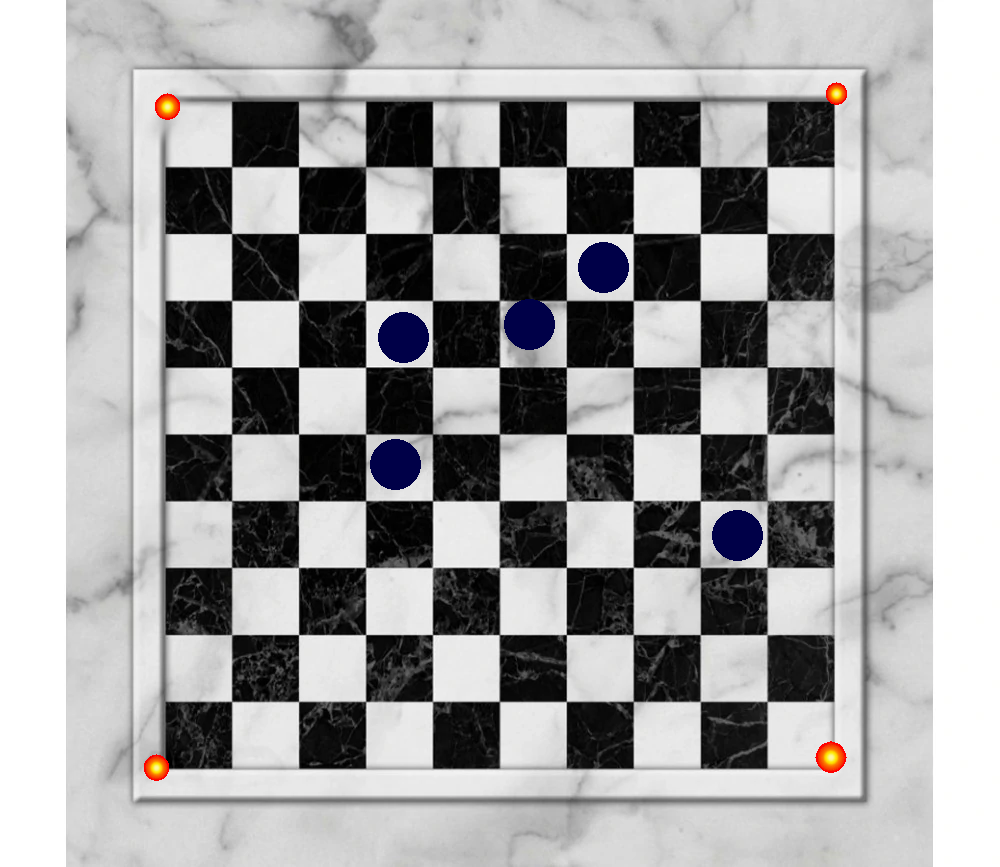
#> input picture data/damier.png, 1000 x 867 px, found by its file name
$ python pipeline_complete7.py
#> lines starting #> are read from the running program, lines starting #| are printed output that depends on the picture; after the words box and inside, x2 and y2 are one past the last pixel; in counts of white or black regions, pixels touching at a corner belong together; long printed decimals are rounded
#!/usr/bin/env python3
import cv2
import numpy as np
import os
import time

#############################
# Fonctions du Pipeline     #
#############################

def preprocess_image(image, blur_kernel=(5,5)):
    """Applique un flou gaussien sur l'image en BGR et retourne l'image floutée."""
    image_blurred = cv2.GaussianBlur(image, blur_kernel, 0)
    return image_blurred

def detect_red_crosses(image):
    """Détecte les zones rouges (repères) dans l'image prétraitée et renvoie les centres."""
    imageHSV = cv2.cvtColor(image, cv2.COLOR_BGR2HSV)
    lowerRed1 = np.array([0, 100, 100])
    upperRed1 = np.array([10, 255, 255])
    lowerRed2 = np.array([160, 100, 100])
    upperRed2 = np.array([180, 255, 255])
    mask1 = cv2.inRange(imageHSV, lowerRed1, upperRed1)
    mask2 = cv2.inRange(imageHSV, lowerRed2, upperRed2)
    maskRed = cv2.bitwise_or(mask1, mask2)
    contours, _ = cv2.findContours(maskRed, cv2.RETR_EXTERNAL, cv2.CHAIN_APPROX_SIMPLE)
    points = []
    for cnt in contours:
        area = cv2.contourArea(cnt)
        if area < 50:
            continue
        M = cv2.moments(cnt)
        if M["m00"] != 0:
            cx = int(M["m10"] / M["m00"])
            cy = int(M["m01"] / M["m00"])
            points.append((cx, cy))
    return points, maskRed

def order_points(points):
    """Ordonne 4 points dans l'ordre : supérieur gauche, supérieur droit, inférieur droit, inférieur gauche."""
    pts = np.array(points, dtype="float32")
    s = pts.sum(axis=1)
    diff = np.diff(pts, axis=1)
    ordered = np.zeros((4,2), dtype="float32")
    ordered[0] = pts[np.argmin(s)]
    ordered[2] = pts[np.argmax(s)]
    ordered[1] = pts[np.argmin(diff)]
    ordered[3] = pts[np.argmax(diff)]
    return ordered

def compute_homography(pixelPoints, realWorldPoints):
    """Calcule la matrice d'homographie H reliant pixelPoints aux coordonnées réelles (pour un plateau 550x550)."""
    pixelPoints = np.array(pixelPoints, dtype="float32")
    realWorldPoints = np.array(realWorldPoints, dtype="float32")
    H, _ = cv2.findHomography(pixelPoints, realWorldPoints)
    return H

def pixel_to_real(H, point):
    """Convertit un point (u,v) en coordonnées réelles à l'aide de H."""
    pt = np.array([[point[0]], [point[1]], [1]], dtype="float32")
    real_pt = np.dot(H, pt)
    real_pt /= real_pt[2]
    return (real_pt[0][0], real_pt[1][0])

def detect_blue_pieces(image, board_origin, square_size=55):
    """
    Détecte les pions bleus dans l'image originale.
    Si l'image est très grande, elle est redimensionnée pour accélérer le traitement.
    Les coordonnées sont ramenées à l'échelle d'origine.
    Renvoie une liste de tuples ((cx, cy), "") pour chaque pièce et le masque bleu.
    """
    scale_factor = 1.0
    if image.shape[1] > 1000:
        scale_factor = 0.5
        image_small = cv2.resize(image, None, fx=scale_factor, fy=scale_factor)
    else:
        image_small = image.copy()
    hsv = cv2.cvtColor(image_small, cv2.COLOR_BGR2HSV)
    lower_blue = np.array([100, 100, 50])
    upper_blue = np.array([140, 255, 255])
    mask_blue = cv2.inRange(hsv, lower_blue, upper_blue)
    kernel = np.ones((3,3), np.uint8)
    mask_blue = cv2.morphologyEx(mask_blue, cv2.MORPH_OPEN, kernel)
    mask_blue = cv2.morphologyEx(mask_blue, cv2.MORPH_CLOSE, kernel)
    contours, _ = cv2.findContours(mask_blue, cv2.RETR_EXTERNAL, cv2.CHAIN_APPROX_SIMPLE)
    pieces_small = []
    for cnt in contours:
        area = cv2.contourArea(cnt)
        if area < 50:
            continue
        perimeter = cv2.arcLength(cnt, True)
        if perimeter == 0:
            continue
        circularity = 4 * np.pi * area / (perimeter * perimeter)
        if circularity < 0.7:
            continue
        M = cv2.moments(cnt)
        if M["m00"] == 0:
            continue
        cx = int(M["m10"] / M["m00"])
        cy = int(M["m01"] / M["m00"])
        pieces_small.append(((cx, cy), ""))
    pieces = []
    if scale_factor != 1.0:
        for (cx, cy), _ in pieces_small:
            pieces.append(((int(cx/scale_factor), int(cy/scale_factor)), ""))
        mask_blue = cv2.resize(mask_blue, (image.shape[1], image.shape[0]))
    else:
        pieces = pieces_small
    return pieces, mask_blue

def assign_pieces_to_grid(pieces, board_origin, square_size=55, tolerance=30):
    """
    Parcourt chaque case du plateau (10x10) et, pour chaque case,
    compare le centre attendu (board_origin + (col * square_size + square_size/2, row * square_size + square_size/2))
    aux centres détectés dans 'pieces'. Si la distance est inférieure à 'tolerance',
    la case est marquée par son nom avec la mention d'une pièce (ex: "BA1").
    Renvoie un dictionnaire {case: valeur} pour toutes les cases.
    """
    grid_results = {}
    for i in range(10):   # lignes A à J
        for j in range(10):  # colonnes 1 à 10
            square_name = chr(ord('A') + i) + str(j+1)
            expected_center = (board_origin[0] + j*square_size + square_size/2,
                               board_origin[1] + i*square_size + square_size/2)
            # Par défaut, sans pièce
            grid_results[square_name] = None
            for (cx, cy), _ in pieces:
                dx = cx - expected_center[0]
                dy = cy - expected_center[1]
                if np.sqrt(dx*dx + dy*dy) <= tolerance:
                    grid_results[square_name] = square_name
                    break
    return grid_results

# [9 lines left out: function save_detected_cells, not called in this run]

def create_mosaic(images, labels=None, cols=2):
    """
    Regroupe plusieurs images dans une seule fenêtre (mosaïque).
    """
    if not images:
        return None
    h, w = images[0].shape[:2]
    resized = [cv2.resize(img, (w, h)) for img in images]
    if labels is not None:
        for i, label in enumerate(labels):
            cv2.putText(resized[i], label, (10, 30), cv2.FONT_HERSHEY_SIMPLEX, 1, (0,0,255), 2)
    rows = (len(resized) + cols - 1) // cols
    mosaic_rows = []
    for r in range(rows):
        row_imgs = []
        for c in range(cols):
            idx = r * cols + c
            if idx < len(resized):
                row_imgs.append(resized[idx])
            else:
                row_imgs.append(np.zeros_like(resized[0]))
        mosaic_rows.append(cv2.hconcat(row_imgs))
    mosaic = cv2.vconcat(mosaic_rows)
    return mosaic

def draw_grid_labels(image, board_origin, square_size=55):
    """
    Dessine les labels de chaque case (A1 à J10) sur l'image, positionnés au centre attendu de la case.
    """
    for i in range(10):
        for j in range(10):
            square_name = chr(ord('A') + i) + str(j+1)
            expected_center = (int(board_origin[0] + j*square_size + square_size/2),
                               int(board_origin[1] + i*square_size + square_size/2))
            cv2.putText(image, square_name, (expected_center[0]-15, expected_center[1]+5),
                        cv2.FONT_HERSHEY_SIMPLEX, 0.7, (0,0,255), 2)
    return image

#############################
#  Pipeline Main            #
#############################

def main():
    t0 = time.time()
    # Chemin de l'image source
    imgPath = "/home/zakaria/Workspace/ChessProject/data/damier.png"
    if not os.path.isfile(imgPath):
        print("Erreur : fichier inexistant à", imgPath)
        return
    image_orig = cv2.imread(imgPath)
#> image_orig is the input picture: shape (867, 1000, 3); mean B, G, R 164.2, 163.7, 164
    if image_orig is None:
        print("Erreur lors du chargement de l'image.")
        return
    print("Dimensions image originale :", image_orig.shape)
#| Dimensions image originale : (867, 1000, 3)

    # Étape 1 : Prétraitement (floutage)
    image_preproc = preprocess_image(image_orig, blur_kernel=(5,5))

    # Étape 2 : Détection des repères (croix rouges)
    points, maskRed = detect_red_crosses(image_preproc)
#> in detect_red_crosses, `mask1 = cv2.inRange(imageHSV, lowerRed1, upperRed1)`:
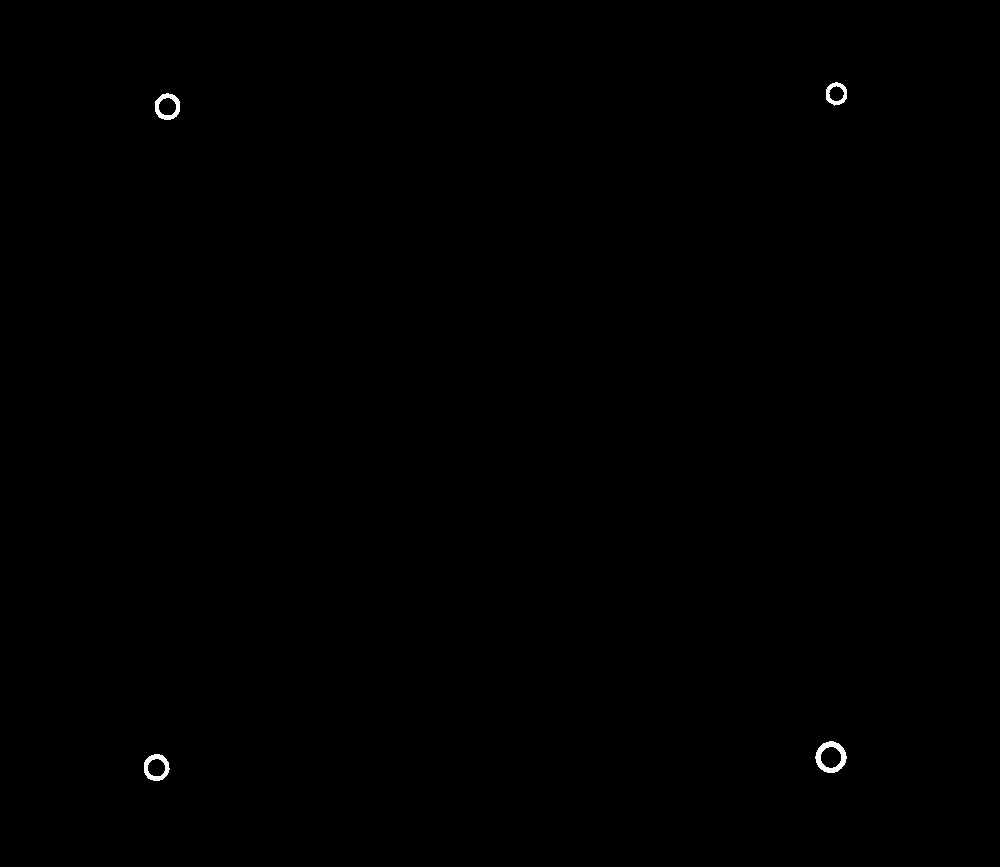
#> mask1: shape (867, 1000); 0.15% white; 4 white regions
#> in detect_red_crosses, `contours, _ = cv2.findContours(maskRed, cv2.RETR_EXTERNAL, cv2.CHAIN_A..`: contours = 4 contours; box (x1, y1, x2, y2) and area: (815, 741, 847, 773) 724, (144, 754, 170, 781) 514, (155, 93, 180, 120) 506, (826, 82, 847, 106) 362
#> the loop in detect_red_crosses, `for cnt in contours:` made 4 passes
#> (area, cx, cy) on passes 1 to 4: (514.5, 156, 767), (724, 830, 756), (505.5, 167, 106), (362, 835, 93)
#> after the loop in detect_red_crosses, `for cnt in contours:`: points = [(156, 767), (830, 756), (167, 106), (835, 93)]
#> points = [(156, 767), (830, 756), (167, 106), (835, 93)]
    print("Points rouges détectés :", points)
#| Points rouges détectés : [(156, 767), (830, 756), (167, 106), (835, 93)]
    if len(points) >= 4:
        ordered_pts = order_points(points[:4])
#> ordered_pts = [[167, 106], [835, 93], [830, 756], [156, 767]]
        print("Points rouges ordonnés :", ordered_pts)
#| Points rouges ordonnés : [[167. 106.]
#|  [835.  93.]
#|  [830. 756.]
#|  [156. 767.]]
        for pt in ordered_pts:
            cv2.circle(image_preproc, (int(pt[0]), int(pt[1])), 5, (0, 255, 0), -1)
#> this loop made 4 passes
#> image_preproc: shape (867, 1000, 3); mean B, G, R 164.2, 163.7, 164
    else:
        print("Moins de 4 points rouges détectés. Homographie impossible.")
        ordered_pts = None

    mosaic1 = create_mosaic([image_orig, image_preproc, cv2.cvtColor(maskRed, cv2.COLOR_GRAY2BGR)],
                              labels=["Originale", "Prétraitée", "Masque Rouge"], cols=3)
#> in create_mosaic, `resized = [cv2.resize(img, (w, h)) for img in images]`: resized = 3 items
#> in create_mosaic, `rows = (len(resized) + cols - 1) // cols`: rows = 1
#> after the loop in create_mosaic, `for r in range(rows):`: mosaic_rows = 1 item
    cv2.namedWindow("Mosaïque - Repères", cv2.WINDOW_NORMAL)
    cv2.imshow("Mosaïque - Repères", mosaic1)
    cv2.waitKey(0)
    cv2.destroyAllWindows()

    # Étape 3 : Calcul de l'homographie (pour information)
    real_world_points = [(0, 0), (550, 0), (550, 550), (0, 550)]
    if ordered_pts is not None:
        H = compute_homography(ordered_pts, real_world_points)
#> in compute_homography, `pixelPoints = np.array(pixelPoints, dtype="float32")`: pixelPoints = [[167, 106], [835, 93], [830, 756], [156, 767]]
#> in compute_homography, `realWorldPoints = np.array(realWorldPoints, dtype="float32")`: realWorldPoints = [[0, 0], [550, 0], [550, 550], [0, 550]]
#> in compute_homography, `H, _ = cv2.findHomography(pixelPoints, realWorldPoints)`: H = [[0.828, 0.0138, -139.8], [0.0164, 0.842, -91.96], [5.03e-06, 1.37e-05, 1]]
        print("Matrice d'homographie H :", H)
#| Matrice d'homographie H : [[ 8.28132303e-01  1.37813243e-02 -1.39758915e+02]
#|  [ 1.63816921e-02  8.41766948e-01 -9.19630390e+01]
#|  [ 5.03088588e-06  1.37397269e-05  1.00000000e+00]]
        test_point = (250, 250)
        coord_real = pixel_to_real(H, test_point)
#> in pixel_to_real, `pt = np.array([[point[0]], [point[1]], [1]], dtype="float32")`: pt = [250, 250, 1]
#> in pixel_to_real, `real_pt = np.dot(H, pt)`: real_pt = [70.72, 122.6, 1]
#> in pixel_to_real, `real_pt /= real_pt[2]`: real_pt = [70.39, 122, 1]
#> coord_real = (70.39, 122)
        print("Le point", test_point, "correspond aux coordonnées réelles :", coord_real)
#| Le point (250, 250) correspond aux coordonnées réelles : (70.389, 122.002)
    else:
        print("Homographie non calculable.")
        H = None

    # Étape 4 : Détermination de board_origin
    # Nous définissons board_origin comme le coin supérieur gauche interne du plateau
    # = ordered_pts[0] + (55, 55). Ceci correspond au coin de la case A1.
    if ordered_pts is not None:
        board_origin = (int(ordered_pts[0][0] + 55), int(ordered_pts[0][1] + 55))
#> board_origin = (222, 161)
        print("Board origin :", board_origin)
#| Board origin : (222, 161)
    else:
        board_origin = (0,0)
        print("Board origin non défini, utilisation de (0,0)")

    # Étape 5 : Détection des pions bleus (optimisée)
    pieces, mask_blue = detect_blue_pieces(image_orig, board_origin, square_size=55)
#> in detect_blue_pieces, `lower_blue = np.array([100, 100, 50])`: lower_blue = [100, 100, 50]
#> in detect_blue_pieces, `upper_blue = np.array([140, 255, 255])`: upper_blue = [140, 255, 255]
#> in detect_blue_pieces, `kernel = np.ones((3,3), np.uint8)`: kernel = [[1, 1, 1], [1, 1, 1], [1, 1, 1]]
#> in detect_blue_pieces, `contours, _ = cv2.findContours(mask_blue, cv2.RETR_EXTERNAL, cv2.CHAIN..`: contours = 5 contours; box (x1, y1, x2, y2) and area: (712, 510, 763, 561) 1954, (370, 439, 421, 490) 1954, (378, 312, 429, 363) 1954, (504, 299, 555, 350) 1954, (578, 242, 629, 293) 1954
#> the loop in detect_blue_pieces, `for cnt in contours:` made 5 passes
#> (cx, cy) on passes 1 to 5: (737, 535), (395, 464), (403, 337), (529, 324), (603, 267)
#> after the loop in detect_blue_pieces, `for cnt in contours:`: pieces_small = [((737, 535), ''), ((395, 464), ''), ((403, 337), ''), ((529, 324), ''), ((603, 267), '')]
#> in detect_blue_pieces, `pieces = pieces_small`: pieces has the same summary as pieces_small
#> pieces has the same summary as pieces_small in detect_blue_pieces
    print("Pions bleus détectés (centres) :", [p[0] for p in pieces])
#| Pions bleus détectés (centres) : [(737, 535), (395, 464), (403, 337), (529, 324), (603, 267)]
    image_detection = image_orig.copy()
    for center, _ in pieces:
        cv2.circle(image_detection, center, 5, (0, 255, 0), 2)
#> this loop made 5 passes
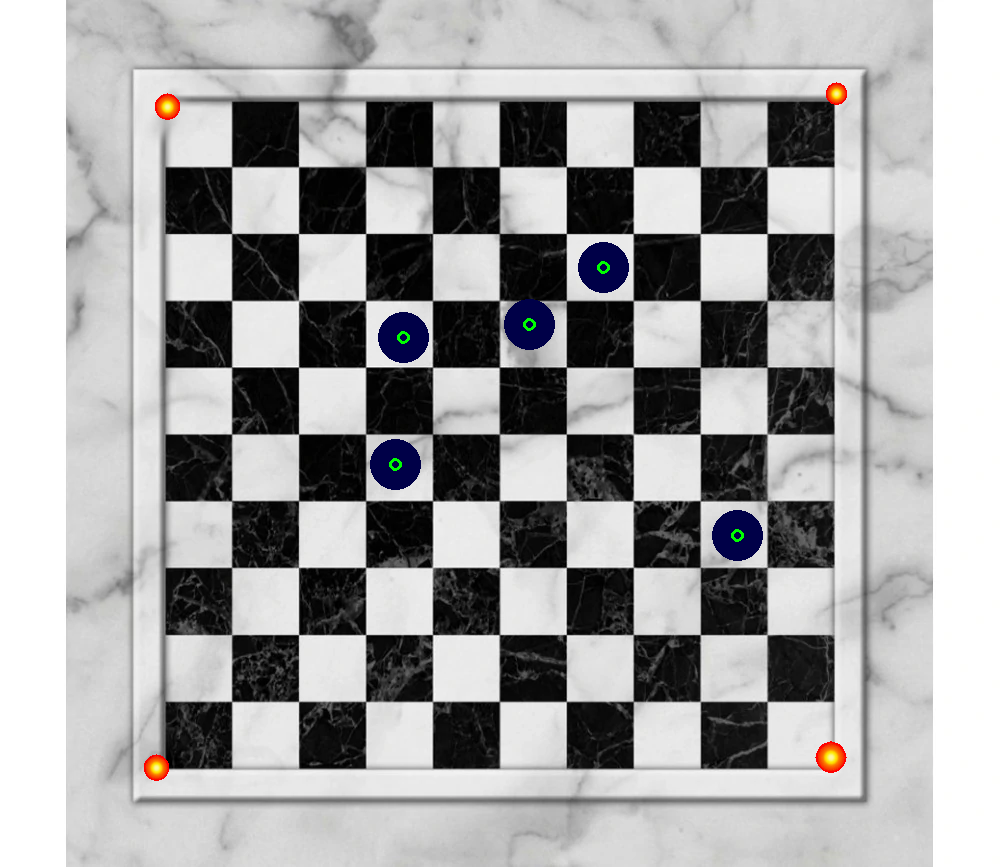
#> image_detection: shape (867, 1000, 3); 0.05% of pixels changed, all inside (x1, y1, x2, y2) = (389, 261, 744, 542)
    mosaic2 = create_mosaic([image_detection, cv2.cvtColor(mask_blue, cv2.COLOR_GRAY2BGR)],
                              labels=["Détections", "Masque Bleu"], cols=2)
#> call 2 of create_mosaic, with cols = 2
#> in create_mosaic (call 2), `resized = [cv2.resize(img, (w, h)) for img in images]`: resized = 2 items
#> in create_mosaic (call 2), `mosaic = cv2.vconcat(mosaic_rows)`:
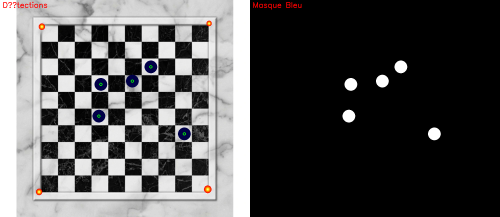
#> mosaic: shape (867, 2000, 3) (shown at 1/4 size); mean of channels 0, 1, 2 83.4, 83.2, 83.8; drawn as B, G, R
    cv2.namedWindow("Mosaïque - Pions Bleus", cv2.WINDOW_NORMAL)
    cv2.imshow("Mosaïque - Pions Bleus", mosaic2)
    cv2.waitKey(0)
    cv2.destroyAllWindows()

    # Étape 6 : Affectation des pions aux cases (seulement les cases où un pion est proche du centre)
    grid_results = assign_pieces_to_grid(pieces, board_origin, square_size=55, tolerance=30)
#> after the loop in assign_pieces_to_grid, `for i in range(10):`: grid_results = 100 items
#> grid_results = 100 items
    print("Résultats assignés :", grid_results)
#> (printed output is left out)

    # On peut dessiner les labels sur l'image pour vérification
    image_labeled = image_orig.copy()
    image_labeled = draw_grid_labels(image_labeled, board_origin, square_size=55)
    # Marquer les cases contenant un pion
    for square, result in grid_results.items():
        if result is not None:
            row = ord(square[0]) - ord('A')
            col = int(square[1:]) - 1
            expected_center = (int(board_origin[0] + col*55 + 55/2),
                               int(board_origin[1] + row*55 + 55/2))
            cv2.putText(image_labeled, "B", (expected_center[0]-20, expected_center[1]+20),
                        cv2.FONT_HERSHEY_SIMPLEX, 0.8, (0,255,0), 2)
#> this loop made 100 passes
#> (square, result, row, col, expected_center) on passes 26, 34, 36, 54: ('C6', 'C6', 2, 5, (524, 298)), ('D4', 'D4', 3, 3, (414, 353)), ('D6', 'D6', 3, 5, (524, 353)), ('F4', 'F4', 5, 3, (414, 463))
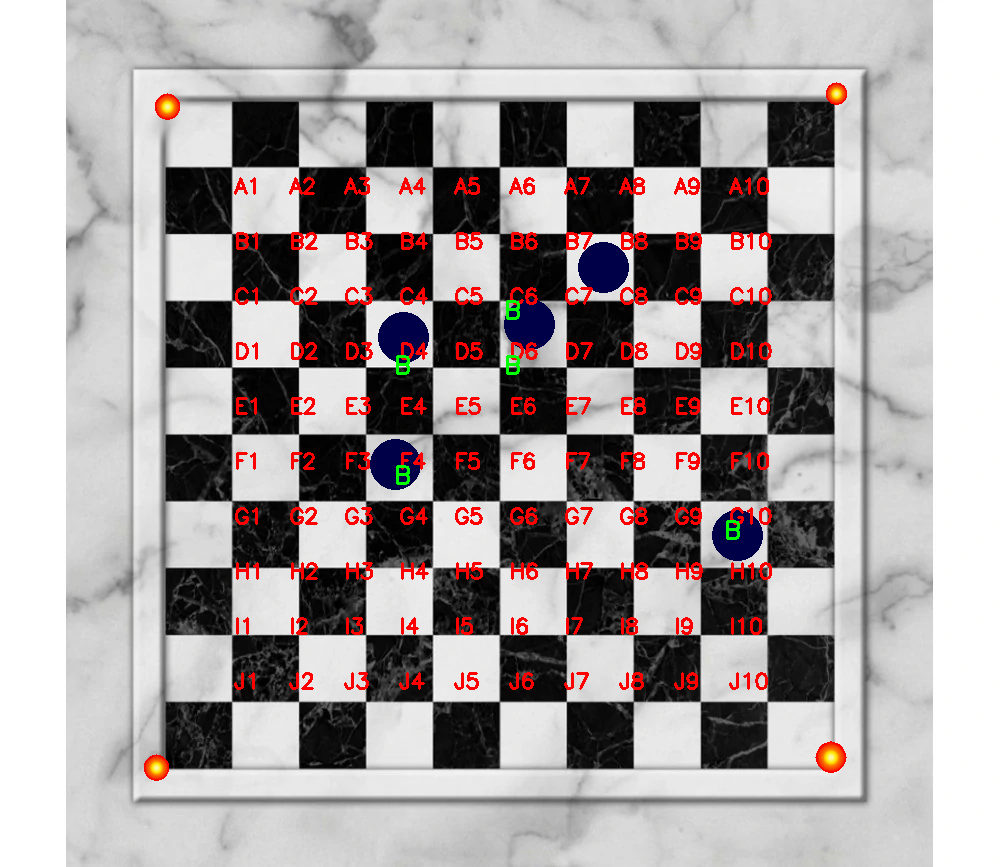
#> image_labeled: shape (867, 1000, 3); mean B, G, R 161.2, 160.9, 167.7
    cv2.namedWindow("Plateau Noté", cv2.WINDOW_NORMAL)
    cv2.imshow("Plateau Noté", image_labeled)
    cv2.waitKey(0)
    cv2.destroyAllWindows()

    # Étape 7 : Sauvegarde dans un fichier texte uniquement les cases contenant des pions
    output_txt = "/home/zakaria/Workspace/ChessProject/data/detection_results.txt"
    # On ne garde que les cases où grid_results[square] n'est pas None
    cells_with_pieces = [square for square, val in grid_results.items() if val is not None]
#> cells_with_pieces = ['C6', 'D4', 'D6', 'F4', 'G10']
    with open(output_txt, 'w') as f:
        f.write(",".join(cells_with_pieces))
    print("Résultats sauvegardés dans :", output_txt)

    mosaic_final = create_mosaic([mosaic1, mosaic2],
                                 labels=["Repères", "Pions Bleus"], cols=1)
#> call 3 of create_mosaic, with cols = 1
#> in create_mosaic (call 3), `rows = (len(resized) + cols - 1) // cols`: rows = 2
#> after the loop in create_mosaic (call 3), `for r in range(rows):`: mosaic_rows = 2 items
#> in create_mosaic (call 3), `mosaic = cv2.vconcat(mosaic_rows)`:
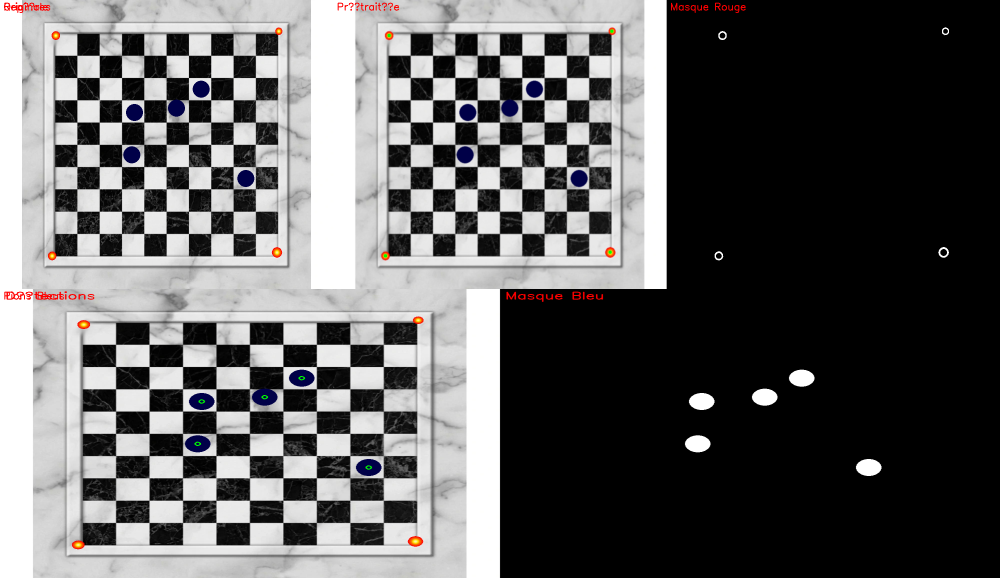
#> mosaic: shape (1734, 3000, 3) (shown at 1/3 size); mean of channels 0, 1, 2 96.4, 96.1, 96.7; drawn as B, G, R
    cv2.namedWindow("Mosaïque Finale", cv2.WINDOW_NORMAL)
    cv2.imshow("Mosaïque Finale", mosaic_final)
    cv2.waitKey(0)
    cv2.destroyAllWindows()

    t1 = time.time()
    print("Temps total de traitement : {:.2f} secondes".format(t1 - t0))

if __name__ == '__main__':
    main()
